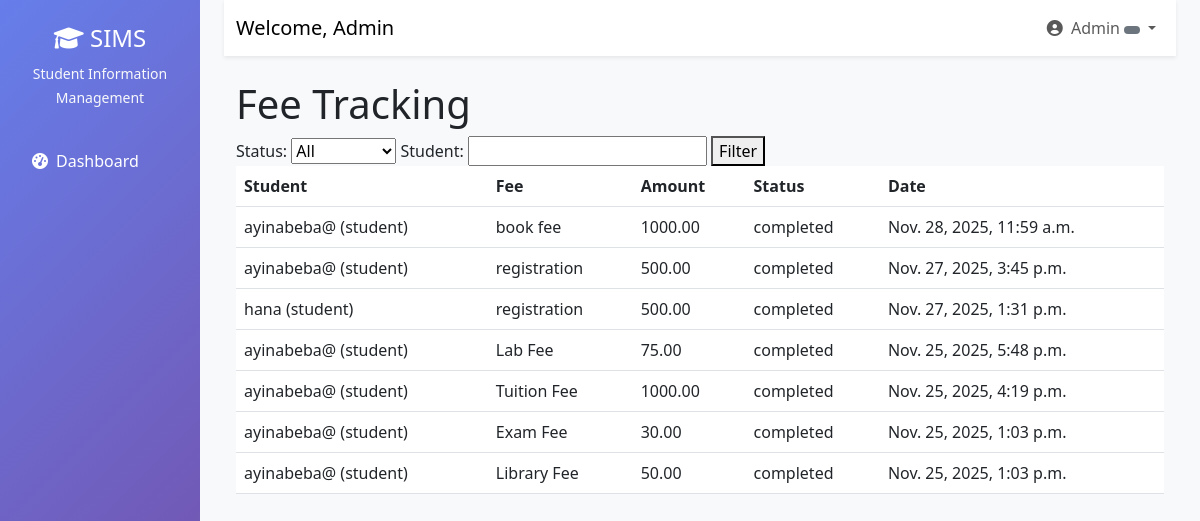
Screenshot of /finance/fee-tracking/ (signed in) with the database file from the repository.
### users/models.py (models this page shows)
class User(AbstractUser):
    ROLE_CHOICES = (
        ('admin', 'Administrator'),
        ('teacher', 'Teacher'),
        ('student', 'Student'),
        ('registrar', 'Registrar'),
        ('finance', 'Finance Officer'),
        ('parent', 'Parent'),
    )
    role = models.CharField(max_length=20, choices=ROLE_CHOICES)
    phone = models.CharField(max_length=15, blank=True)
    address = models.TextField(blank=True)
    date_of_birth = models.DateField(null=True, blank=True)
    profile_picture = models.ImageField(upload_to='profiles/', null=True, blank=True)
    is_approved = models.BooleanField(default=False)
    created_at = models.DateTimeField(auto_now_add=True)
    def __str__(self):
        return f"{self.username} ({self.role})"

### payments/models.py (models this page shows, shortened)
class Payment(models.Model):
    student = models.ForeignKey(User, on_delete=models.CASCADE, limit_choices_to={'role': 'student'})
    fee_structure = models.ForeignKey(FeeStructure, on_delete=models.CASCADE)
    amount_paid = models.DecimalField(max_digits=10, decimal_places=2)
    payment_date = models.DateTimeField(auto_now_add=True)
    payment_method = models.CharField(max_length=50)
    transaction_id = models.CharField(max_length=100, unique=True)
    STATUS_CHOICES = (
        ('pending', 'Pending'),
        ('completed', 'Completed'),
        ('failed', 'Failed'),
    )
    status = models.CharField(max_length=20, choices=STATUS_CHOICES, default='pending')

class FeeStructure(models.Model):
    name = models.CharField(max_length=100)
    amount = models.DecimalField(max_digits=10, decimal_places=2)
    description = models.TextField()
    is_active = models.BooleanField(default=True)
    created_by = models.ForeignKey(User, on_delete=models.CASCADE)
    created_at = models.DateTimeField(auto_now_add=True)

### users/decorators.py (the view)
        def wrapper(request, *args, **kwargs):
            if request.user.is_authenticated:
                if request.user.role in allowed_roles or request.user.is_superuser:
                    return view_func(request, *args, **kwargs)
            messages.error(request, "You don't have permission to access this page.")
            return redirect('dashboard')

### finance/views.py (called while the page is built)
@finance_required
def fee_tracking(request):
    payments = Payment.objects.all().select_related('student', 'fee_structure').order_by('-payment_date')
    status_filter = request.GET.get('status')
    student_filter = request.GET.get('student')
    if status_filter:
        payments = payments.filter(status=status_filter)
    if student_filter:
        payments = payments.filter(student__username__icontains=student_filter)
    context = {
        'payments': payments,
        'status_choices': Payment.STATUS_CHOICES,
    }
    return render(request, 'finance/fee_tracking.html', context)

### finance/templates/finance/fee_tracking.html (shortened to what this page needs)
{% extends 'base.html' %}
{% block content %}
<h1>Fee Tracking</h1>
<form method="get">
  <label>Status: <select name="status"><option value="">All</option>{% for k,v in status_choices %}<option value="{{ k }}">{{ v }}</option>{% endfor %}</select></label>
  <label>Student: <input type="text" name="student" value="{{ request.GET.student }}"></label>
  <button type="submit">Filter</button>
</form>
<table class="table">
  <thead><tr><th>Student</th><th>Fee</th><th>Amount</th><th>Status</th><th>Date</th></tr></thead>
  <tbody>
  {% for p in payments %}
    <tr>
      <td>{{ p.student }}</td>
      <td>{{ p.fee_structure.name }}</td>
      <td>{{ p.amount_paid }}</td>
      <td>{{ p.status }}</td>
      <td>{{ p.payment_date }}</td>
    </tr>
  {% empty %}
    <tr><td colspan="5">No payments found</td></tr>
  {% endfor %}
  </tbody>
</table>
{% endblock %}

### templates/base.html (shortened to what this page needs)
<!DOCTYPE html>
<html lang="en">
  <head>
    <link
      href="https://cdn.jsdelivr.net/npm/bootstrap@5.3.0/dist/css/bootstrap.min.css"
      rel="stylesheet"
    />
    <link
      href="https://cdnjs.cloudflare.com/ajax/libs/font-awesome/6.0.0/css/all.min.css"
      rel="stylesheet"
    />
  </head>
  <body>
    {% if user.is_authenticated %}
    <div class="container-fluid">
      <div class="row">
        <nav class="col-md-3 col-lg-2 d-md-block sidebar">
          <div class="position-sticky pt-4">
            <div class="text-center mb-4">
              <h4 class="text-white">
                <i class="fas fa-graduation-cap"></i> SIMS
              </h4>
              <small class="text-light">Student Information Management</small>
            </div>
            <ul class="nav flex-column">
              <li class="nav-item">
                <a
                  class="nav-link {% if request.resolver_match.url_name == 'dashboard' %}active{% endif %}"
                  href="{% url 'dashboard' %}"
                >
                  <i class="fas fa-tachometer-alt me-2"></i>Dashboard
                </a>
              </li>
            </ul>
          </div>
        </nav>
        <main class="col-md-9 ms-sm-auto col-lg-10 px-md-4 main-content">
          <nav
            class="navbar navbar-expand-lg navbar-light bg-white shadow-sm mb-4"
          >
            <div class="container-fluid">
              <span class="navbar-brand"
                >Welcome, {{ user.get_full_name|default:user.username }}</span
              >
              <div class="navbar-nav ms-auto">
                <div class="nav-item dropdown">
                  <a
                    class="nav-link dropdown-toggle"
                    href="#"
                    id="navbarDropdown"
                    role="button"
                    data-bs-toggle="dropdown"
                  >
                    <i class="fas fa-user-circle me-1"></i> {{ user.username }}
                    <span
                      class="badge bg-{% if user.role == 'admin' %}danger{% elif user.role == 'teacher' %}info{% elif user.role == 'student' %}success{% elif user.role == 'parent' %}warning{% else %}secondary{% endif %}"
                    >
                    </span>
                  </a>
                </div>
              </div>
            </div>
          </nav>
          <div class="container-fluid">{% block content %}{% endblock %}</div>
        </main>
      </div>
    </div>
    {% else %} {% block auth_content %}{% endblock %} {% endif %}
  </body>
</html>

### templates/base.html (style rules this page uses)
.sidebar { min-height: 100vh; background: linear-gradient(135deg, #667eea 0%, #764ba2 100%); }
.sidebar .nav-link { color: #fff; padding: 12px 20px; margin: 4px 0; border-radius: 8px; transition: all 0.3s; }
.main-content { background-color: #f8f9fa; min-height: 100vh; }

### rows the page displays
User: get_full_name "Admin", username "Admin"
Payment: student "ayinabeba@ (student)", fee_structure.name "book fee", amount_paid "1000.00", status "completed", payment_date "Nov. 28, 2025, 11:59 a.m."
Payment: student "ayinabeba@ (student)", fee_structure.name "registration", amount_paid "500.00", status "completed", payment_date "Nov. 27, 2025, 3:45 p.m."
Payment: student "hana (student)", fee_structure.name "registration", amount_paid "500.00", status "completed", payment_date "Nov. 27, 2025, 1:31 p.m."
Payment: student "ayinabeba@ (student)", fee_structure.name "Lab Fee", amount_paid "75.00", status "completed", payment_date "Nov. 25, 2025, 5:48 p.m."
Payment: student "ayinabeba@ (student)", fee_structure.name "Tuition Fee", amount_paid "1000.00", status "completed", payment_date "Nov. 25, 2025, 4:19 p.m."
Payment: student "ayinabeba@ (student)", fee_structure.name "Exam Fee", amount_paid "30.00", status "completed", payment_date "Nov. 25, 2025, 1:03 p.m."
Payment: student "ayinabeba@ (student)", fee_structure.name "Library Fee", amount_paid "50.00", status "completed", payment_date "Nov. 25, 2025, 1:03 p.m."
